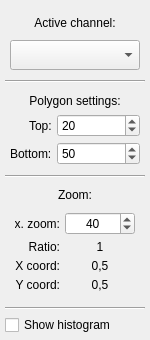
<?xml version="1.0" encoding="UTF-8"?>
<ui version="4.0">
 <class>TFPolygonModifier</class>
 <widget class="QWidget" name="TFPolygonModifier">
  <property name="geometry">
   <rect>
    <x>0</x>
    <y>0</y>
    <width>150</width>
    <height>340</height>
   </rect>
  </property>
  <property name="minimumSize">
   <size>
    <width>150</width>
    <height>340</height>
   </size>
  </property>
  <property name="windowTitle">
   <string>Form</string>
  </property>
  <widget class="QWidget" name="layout" native="true">
   <property name="geometry">
    <rect>
     <x>0</x>
     <y>0</y>
     <width>150</width>
     <height>340</height>
    </rect>
   </property>
   <property name="sizePolicy">
    <sizepolicy hsizetype="Expanding" vsizetype="Expanding">
     <horstretch>0</horstretch>
     <verstretch>0</verstretch>
    </sizepolicy>
   </property>
   <property name="minimumSize">
    <size>
     <width>0</width>
     <height>0</height>
    </size>
   </property>
   <layout class="QVBoxLayout" name="verticalLayout_2">
    <property name="spacing">
     <number>5</number>
    </property>
    <property name="sizeConstraint">
     <enum>QLayout::SetNoConstraint</enum>
    </property>
    <property name="margin">
     <number>5</number>
    </property>
    <item>
     <widget class="QWidget" name="activeViewLayout" native="true">
      <property name="minimumSize">
       <size>
        <width>90</width>
        <height>70</height>
       </size>
      </property>
      <property name="maximumSize">
       <size>
        <width>16777215</width>
        <height>70</height>
       </size>
      </property>
      <layout class="QVBoxLayout" name="verticalLayout">
       <property name="spacing">
        <number>5</number>
       </property>
       <property name="sizeConstraint">
        <enum>QLayout::SetDefaultConstraint</enum>
       </property>
       <property name="margin">
        <number>5</number>
       </property>
       <item>
        <widget class="QLabel" name="activeViewLabel">
         <property name="minimumSize">
          <size>
           <width>0</width>
           <height>20</height>
          </size>
         </property>
         <property name="text">
          <string>Active channel:</string>
         </property>
         <property name="alignment">
          <set>Qt::AlignCenter</set>
         </property>
        </widget>
       </item>
       <item>
        <widget class="QComboBox" name="activeViewBox">
         <property name="minimumSize">
          <size>
           <width>0</width>
           <height>30</height>
          </size>
         </property>
        </widget>
       </item>
      </layout>
     </widget>
    </item>
    <item>
     <widget class="Line" name="separator1">
      <property name="orientation">
       <enum>Qt::Horizontal</enum>
      </property>
     </widget>
    </item>
    <item>
     <layout class="QVBoxLayout" name="polygonLayout">
      <property name="spacing">
       <number>5</number>
      </property>
      <property name="margin">
       <number>5</number>
      </property>
      <item>
       <widget class="QLabel" name="polygonSettingsLabel">
        <property name="text">
         <string>Polygon settings:</string>
        </property>
        <property name="alignment">
         <set>Qt::AlignCenter</set>
        </property>
       </widget>
      </item>
      <item>
       <layout class="QFormLayout" name="polygonSpinLayout">
        <property name="labelAlignment">
         <set>Qt::AlignRight|Qt::AlignTrailing|Qt::AlignVCenter</set>
        </property>
        <item row="0" column="1">
         <widget class="QSpinBox" name="topSpin">
          <property name="minimum">
           <number>1</number>
          </property>
          <property name="maximum">
           <number>4096</number>
          </property>
          <property name="value">
           <number>20</number>
          </property>
         </widget>
        </item>
        <item row="1" column="0">
         <widget class="QLabel" name="bottomLabel">
          <property name="text">
           <string>Bottom:</string>
          </property>
         </widget>
        </item>
        <item row="1" column="1">
         <widget class="QSpinBox" name="bottomSpin">
          <property name="minimum">
           <number>1</number>
          </property>
          <property name="maximum">
           <number>4096</number>
          </property>
          <property name="value">
           <number>50</number>
          </property>
         </widget>
        </item>
        <item row="0" column="0">
         <widget class="QLabel" name="topLabel">
          <property name="text">
           <string>Top:</string>
          </property>
          <property name="alignment">
           <set>Qt::AlignLeading|Qt::AlignLeft|Qt::AlignVCenter</set>
          </property>
         </widget>
        </item>
       </layout>
      </item>
     </layout>
    </item>
    <item>
     <widget class="Line" name="separator2">
      <property name="orientation">
       <enum>Qt::Horizontal</enum>
      </property>
     </widget>
    </item>
    <item>
     <layout class="QVBoxLayout" name="zoomLayout">
      <property name="spacing">
       <number>5</number>
      </property>
      <property name="margin">
       <number>5</number>
      </property>
      <item>
       <widget class="QLabel" name="zoomLabel">
        <property name="text">
         <string>Zoom:</string>
        </property>
        <property name="alignment">
         <set>Qt::AlignCenter</set>
        </property>
       </widget>
      </item>
      <item>
       <layout class="QFormLayout" name="zoomSpinLayout">
        <property name="fieldGrowthPolicy">
         <enum>QFormLayout::AllNonFixedFieldsGrow</enum>
        </property>
        <property name="labelAlignment">
         <set>Qt::AlignRight|Qt::AlignTrailing|Qt::AlignVCenter</set>
        </property>
        <property name="horizontalSpacing">
         <number>5</number>
        </property>
        <property name="verticalSpacing">
         <number>5</number>
        </property>
        <property name="margin">
         <number>5</number>
        </property>
        <item row="1" column="0">
         <widget class="QLabel" name="ratioLabel">
          <property name="text">
           <string>Ratio:</string>
          </property>
          <property name="alignment">
           <set>Qt::AlignRight|Qt::AlignTrailing|Qt::AlignVCenter</set>
          </property>
          <property name="margin">
           <number>2</number>
          </property>
         </widget>
        </item>
        <item row="1" column="1">
         <widget class="QLabel" name="ratioValue">
          <property name="text">
           <string>1</string>
          </property>
          <property name="alignment">
           <set>Qt::AlignCenter</set>
          </property>
          <property name="margin">
           <number>2</number>
          </property>
         </widget>
        </item>
        <item row="2" column="0">
         <widget class="QLabel" name="zoomXLabel">
          <property name="text">
           <string>X coord:</string>
          </property>
          <property name="alignment">
           <set>Qt::AlignRight|Qt::AlignTrailing|Qt::AlignVCenter</set>
          </property>
          <property name="margin">
           <number>2</number>
          </property>
         </widget>
        </item>
        <item row="2" column="1">
         <widget class="QLabel" name="zoomXValue">
          <property name="text">
           <string>0,5</string>
          </property>
          <property name="alignment">
           <set>Qt::AlignCenter</set>
          </property>
          <property name="margin">
           <number>2</number>
          </property>
         </widget>
        </item>
        <item row="3" column="0">
         <widget class="QLabel" name="zoomYLabel">
          <property name="text">
           <string>Y coord:</string>
          </property>
          <property name="alignment">
           <set>Qt::AlignRight|Qt::AlignTrailing|Qt::AlignVCenter</set>
          </property>
          <property name="margin">
           <number>2</number>
          </property>
         </widget>
        </item>
        <item row="3" column="1">
         <widget class="QLabel" name="zoomYValue">
          <property name="text">
           <string>0,5</string>
          </property>
          <property name="alignment">
           <set>Qt::AlignCenter</set>
          </property>
          <property name="margin">
           <number>2</number>
          </property>
         </widget>
        </item>
        <item row="0" column="0">
         <widget class="QLabel" name="maxZoomLabel">
          <property name="text">
           <string>Max. zoom:</string>
          </property>
          <property name="alignment">
           <set>Qt::AlignRight|Qt::AlignTrailing|Qt::AlignVCenter</set>
          </property>
          <property name="margin">
           <number>2</number>
          </property>
         </widget>
        </item>
        <item row="0" column="1">
         <widget class="QSpinBox" name="maxZoomSpin">
          <property name="layoutDirection">
           <enum>Qt::LeftToRight</enum>
          </property>
          <property name="alignment">
           <set>Qt::AlignCenter</set>
          </property>
          <property name="minimum">
           <number>1</number>
          </property>
          <property name="maximum">
           <number>10000</number>
          </property>
          <property name="value">
           <number>40</number>
          </property>
         </widget>
        </item>
       </layout>
      </item>
     </layout>
    </item>
    <item>
     <widget class="Line" name="separator3">
      <property name="orientation">
       <enum>Qt::Horizontal</enum>
      </property>
     </widget>
    </item>
    <item>
     <widget class="QCheckBox" name="histogramCheck">
      <property name="text">
       <string>Show histogram</string>
      </property>
     </widget>
    </item>
   </layout>
  </widget>
 </widget>
 <resources/>
 <connections/>
</ui>
